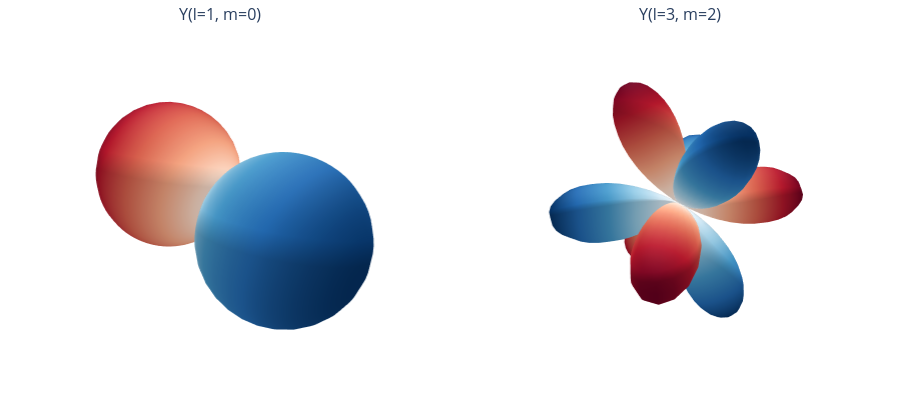

Here is the notebook cell this chart was saved with:
### Markdown cell above
For more clarity, let's take a closer look at two of the harmonics, $Y_1^0$ and $Y_3^2$ below.

### Code cell
# Two close-ups -- drag to rotate, scroll to zoom
fig = scene3d(1, 2, titles=["Y(l=1, m=0)", "Y(l=3, m=2)"], title_dy=-0.03)

# Y_1^0: one nodal plane -> two lobes (a p-orbital picture; along y
# in e3nn's basis).
draw_spherical_harmonic(1, 0, fig=fig, cell=(1, 1), n=60)

# Y_3^2: degree 3, more sign changes -> more, smaller lobes.
draw_spherical_harmonic(3, 2, fig=fig, cell=(1, 2), n=60)
show3d(fig, legend=False)

### Figure 1 — Plotly figure (JSON) as saved in the notebook; plotly's stock layout.template omitted (floating-point values rounded to 4 significant figures; data arrays with more than 128 entries replaced by an {"elided": "..."} marker saying what was removed)
{"data": [{"cmax": 1.731, "cmin": -1.731, "colorscale": [[0, "rgb(103,0,31)"], [0.1, "rgb(178,24,43)"], [0.2, "rgb(214,96,77)"], [0.3, "rgb(244,165,130)"], [0.4, "rgb(253,219,199)"], [0.5, "rgb(247,247,247)"], [0.6, "rgb(209,229,240)"], [0.7, "rgb(146,197,222)"], [0.8, "rgb(67,147,195)"], [0.9, "rgb(33,102,172)"], [1, "rgb(5,48,97)"]], "hoverinfo": "skip", "scene": "scene", "showscale": false, "surfacecolor": {"elided": "60x60 float values"}, "type": "surface", "x": {"elided": "60x60 float values"}, "y": {"elided": "60x60 float values"}, "z": {"elided": "60x60 float values"}}, {"cmax": 1.967, "cmin": -1.967, "colorscale": [[0, "rgb(103,0,31)"], [0.1, "rgb(178,24,43)"], [0.2, "rgb(214,96,77)"], [0.3, "rgb(244,165,130)"], [0.4, "rgb(253,219,199)"], [0.5, "rgb(247,247,247)"], [0.6, "rgb(209,229,240)"], [0.7, "rgb(146,197,222)"], [0.8, "rgb(67,147,195)"], [0.9, "rgb(33,102,172)"], [1, "rgb(5,48,97)"]], "hoverinfo": "skip", "scene": "scene2", "showscale": false, "surfacecolor": {"elided": "60x60 float values"}, "type": "surface", "x": {"elided": "60x60 float values"}, "y": {"elided": "60x60 float values"}, "z": {"elided": "60x60 float values"}}], "layout": {"annotations": [{"font": {"size": 16}, "showarrow": false, "text": "Y(l=1, m=0)", "x": 0.24, "xanchor": "center", "xref": "paper", "y": 0.97, "yanchor": "bottom", "yref": "paper"}, {"font": {"size": 16}, "showarrow": false, "text": "Y(l=3, m=2)", "x": 0.76, "xanchor": "center", "xref": "paper", "y": 0.97, "yanchor": "bottom", "yref": "paper"}], "height": 400, "legend": {"orientation": "h", "x": 0.5, "xanchor": "center", "y": 0, "yanchor": "top"}, "margin": {"b": 8, "l": 8, "r": 8, "t": 16}, "scene": {"aspectmode": "data", "domain": {"x": [0, 0.48], "y": [0, 1]}, "xaxis": {"showbackground": false, "visible": false}, "yaxis": {"showbackground": false, "visible": false}, "zaxis": {"showbackground": false, "visible": false}}, "scene2": {"aspectmode": "data", "domain": {"x": [0.52, 1], "y": [0, 1]}, "xaxis": {"showbackground": false, "visible": false}, "yaxis": {"showbackground": false, "visible": false}, "zaxis": {"showbackground": false, "visible": false}}, "showlegend": false, "title": {}}}
